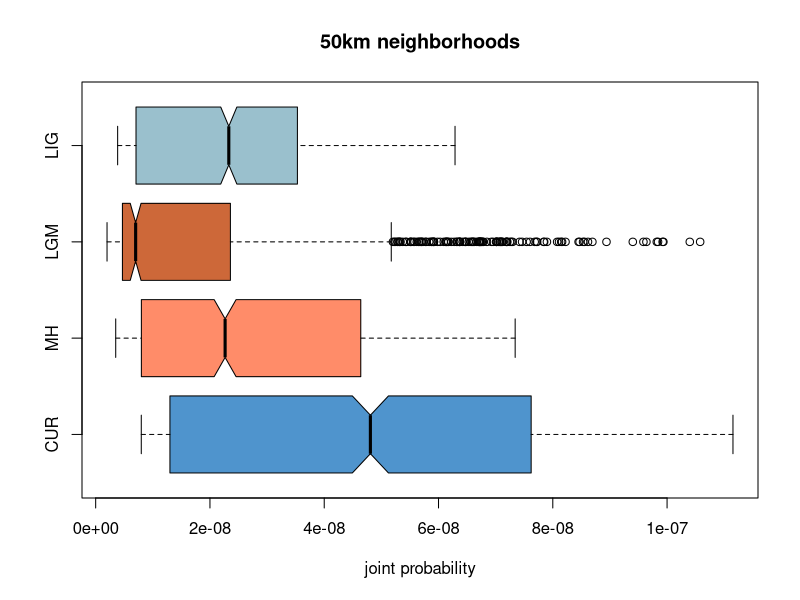
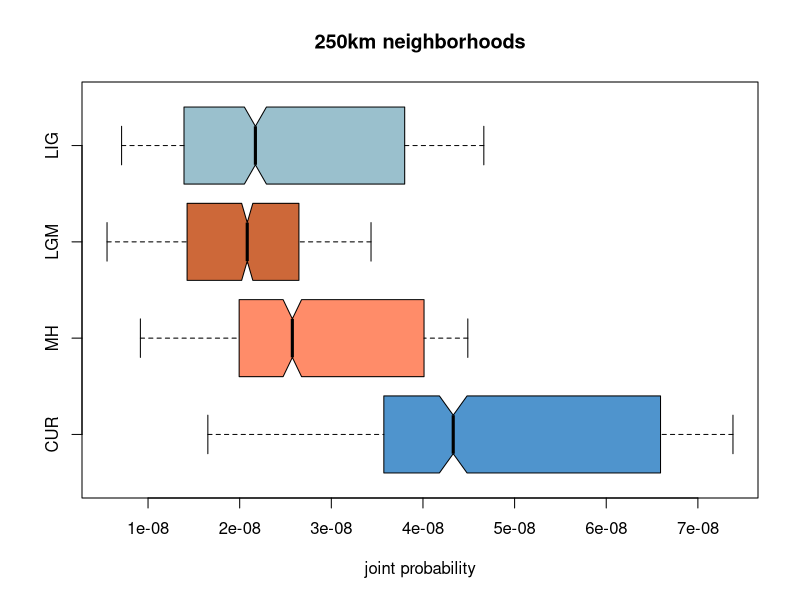

Reproduce these figures in R, in order. (Note: this script raises an error after producing the figures.)
#Author: Luke Musher
setwd("PATH/TO/probabilityNeighborhoods/")

####plot the suitabilities through time####

cur250<-read.csv("250kmProbabilitiesCurrent.csv", header=T)$x
mh250<-read.csv("250kmProbabilitiesMH.csv",header=T)$x
lgm250<-read.csv("250kmProbabilitiesLGM.csv", header=T)$x
lig250<-read.csv("250kmProbabilitiesLIG.csv",header=T)$x

cur50<-read.csv("50kmProbabilitiesCurrent.csv", header=T)$x
mh50<-read.csv("50kmProbabilitiesMH.csv",header=T)$x
lgm50<-read.csv("50kmProbabilitiesLGM.csv", header=T)$x
lig50<-read.csv("50kmProbabilitiesLIG.csv",header=T)$x

par(mfrow=c(1,1))
boxplot(cur50,mh50,lgm50,lig50, horizontal = T,
        col = c("steelblue3", "salmon1","sienna3", "lightblue3"),
        xlab="joint probability",
        names=c("CUR","MH","LGM","LIG" ),
        notch = T, main = "50km neighborhoods")

boxplot(cur250,mh250,lgm250,lig250, horizontal = T,
        col = c("steelblue3", "salmon1","sienna3", "lightblue3"),
        xlab="joint probability",
        names=c("CUR","MH","LGM","LIG" ),
        notch = T, main = "250km neighborhoods")

#################################
###anova with bayes factor
#################################

#install.packages("BayesFactor")
library(BayesFactor)

###START WITH 50KM NEIGHBORHOODS###
data1<-read.csv("../50kmProbNeighb_summarized.csv",header=T)

#First test. Are all categories equal? null hypothesis essentially the same as anova
bf1 = anovaBF(mean.prob~size.time, data=data1)

#next hypothesis, bf2, are lig and cur equal? 
#make new column called 'lig.eg.cur' (LIG equals Current)
data1$lig.eq.cur <- as.character(data1$size.time)

#set LIG and Current probabilities to same time period called LIG/CUR
data1$lig.eq.cur[data1$size.time == "50kmLIG"] <- 'lig/cur'
data1$lig.eq.cur[data1$size.time == "50kmCurrent"] <- 'lig/cur'
data1$lig.eq.cur <- factor(data1$lig.eq.cur)

###Define the new bayesian anova model
bf2 = anovaBF(mean.prob~lig.eq.cur, data = data1)

#next hypothesis, bf3, are lig and MH equal?
data1$lig.eq.MH = as.character(data1$size.time)
data1$lig.eq.MH[data1$size.time == "50kmLIG"] = 'lig/MH'
data1$lig.eq.MH[data1$size.time == "50kmMH"] = 'lig/MH'
data1$lig.eq.MH = factor(data1$lig.eq.MH)

bf3 = anovaBF(mean.prob~lig.eq.MH, data = data1)

#next hypothesis, bf4, are lig and LGM equal?
data1$lig.eq.LGM = as.character(data1$size.time)
data1$lig.eq.LGM[data1$size.time == "50kmLIG"] = 'lig/LGM'
data1$lig.eq.LGM[data1$size.time == "50kmLGM"] = 'lig/LGM'
data1$lig.eq.LGM = factor(data1$lig.eq.LGM)

bf4 = anovaBF(mean.prob~lig.eq.LGM, data = data1)

#next hypothesis, bf5, are MH and LGM equal?
data1$MH.eq.LGM = as.character(data1$size.time)
data1$MH.eq.LGM[data1$size.time == "50kmMH"] = 'MH/LGM'
data1$MH.eq.LGM[data1$size.time == "50kmLGM"] = 'MH/LGM'
data1$MH.eq.LGM = factor(data1$MH.eq.LGM)

bf5 = anovaBF(mean.prob~MH.eq.LGM, data = data1)

#next hypothesis, bf6, are MH and current equal?
data1$MH.eq.cur = as.character(data1$size.time)
data1$MH.eq.cur[data1$size.time == "50kmMH"] = 'MH/CUR'
data1$MH.eq.cur[data1$size.time == "50kmCurrent"] = 'MH/CUR'
data1$MH.eq.cur = factor(data1$MH.eq.cur)

bf6 = anovaBF(mean.prob~MH.eq.cur, data = data1)

###NOW COMPARE ALL MODELS###

bf_all_tests = c(bf1, bf2, bf3, bf4, bf5, bf6)
bf_all_tests

#Bayes factor analysis
#--------------
#[1] size.time  : 5.293502e+160 ±0%
#[2] lig.eq.cur : 3.034144e+63  ±0.03%
#[3] lig.eq.MH  : 1.251744e+159 ±0.01%
#[4] lig.eq.LGM : 1.460272e+156 ±0.01%
#[5] MH.eq.LGM  : 1.399882e+145 ±0.01%
#[6] MH.eq.cur  : 2.104611e+92  ±0.02%

#Against denominator:
#  Intercept only
#---
#  Bayes factor type: BFlinearModel, JZS

###LOOK AT RELATIVE BAYES FACTOR FOR EACH MODEL COMPARED TO MODEL WHERE ALL TIMES VARY###

bf_all_tests[1]/bf_all_tests[4] #all vary vs. LIG == LGM
#[1] size.time : 36250.12 ±0.01%
bf_all_tests[1]/bf_all_tests[5] #all vary vs. LGM == MH
#[1] size.time : 3.781391e+15 ±0.01%
bf_all_tests[1]/bf_all_tests[6] #all vary vs. MH == CUR
#[1] size.time : 2.515193e+68 ±0.02%

###LOOK AT POSTERIOR PROBABILITIES###

#SAMPLE THE POSTERIOR OF THE MODEL
samples = posterior(bf1, iterations = 100000)

## Check order constraint for CUR>LIG>MH>LGM
consistent = (samples[, "size.time-50kmLIG"] > samples[, "size.time-50kmLGM"]) &
  (samples[, "size.time-50kmMH"] > samples[, "size.time-50kmLIG"])&
  (samples[, "size.time-50kmCurrent"] > samples[, "size.time-50kmMH"])
N_consistent = sum(consistent)

bf_restriction_against_full = (N_consistent / 100000) / (1 / 24)
bf_restriction_against_full
#[1] 23.99664 ###VERY SIGNIFICANT
PP = N_consistent/100000
PP
#[1] 0.99986 ###THIS IS A HIGHLY SIGNIFICANT RESULT BASED ON BF AND PP

###Check for shifts in connectiity between time slices:
consistent = (samples[, "size.time-50kmLIG"] > samples[, "size.time-50kmLGM"])
N_consistent = sum(consistent)
PP = (N_consistent / 100000)
PP
#[1] 0.99996

consistent = (samples[, "size.time-50kmMH"] > samples[, "size.time-50kmLGM"])
N_consistent = sum(consistent)
PP = (N_consistent / 100000)
PP
#[1] 0.99997

consistent = (samples[, "size.time-50kmMH"] < samples[, "size.time-50kmCurrent"])
N_consistent = sum(consistent)
PP = (N_consistent / 100000)
PP
#[1] 0.99999

consistent = (samples[, "size.time-50kmLGM"] < samples[, "size.time-50kmCurrent"])
N_consistent = sum(consistent)
PP = (N_consistent / 100000)
PP
#[1] 0.99997

###AS YOU CAN SEE ALL TIME PERIODS VARY WITH SIGNIFICANT SUPPORT###


###NOW LOOK AT 250KM NEIGHBORHOODS###

data2<-read.csv("../250kmProbNeighb_summarized.csv",header=T)

#First test. Are all categories equal? null hypothesis essentially the same as anova
bf1 = anovaBF(mean.prob~size.time, data=data2)
#[1] size.time : 3.674465e+501 ±0% is very small bayes factor and therefore the null hypothesis is rejected

#next hypothesis, bf2, are lig and cur equal?
data2$lig.eq.cur = as.character(data2$size.time)
data2$lig.eq.cur[data2$size.time == "250kmLIG"] = 'lig/cur'
data2$lig.eq.cur[data2$size.time == "250kmCurrent"] = 'lig/cur'
data2$lig.eq.cur = factor(data2$lig.eq.cur)

bf2 = anovaBF(mean.prob~lig.eq.cur, data = data2)

#next hypothesis, bf3, are lig and MH equal?
data2$lig.eq.MH = as.character(data2$size.time)
data2$lig.eq.MH[data2$size.time == "250kmLIG"] = 'lig/MH'
data2$lig.eq.MH[data2$size.time == "250kmMH"] = 'lig/MH'
data2$lig.eq.MH = factor(data2$lig.eq.MH)

bf3 = anovaBF(mean.prob~lig.eq.MH, data = data2)

#next hypothesis, bf4, are lig and LGM equal?
data2$lig.eq.LGM = as.character(data2$size.time)
data2$lig.eq.LGM[data2$size.time == "250kmLIG"] = 'lig/LGM'
data2$lig.eq.LGM[data2$size.time == "250kmLGM"] = 'lig/LGM'
data2$lig.eq.LGM = factor(data2$lig.eq.LGM)

bf4 = anovaBF(mean.prob~lig.eq.LGM, data = data2)

#next hypothesis, bf5, are MH and LGM equal?
data2$MH.eq.LGM = as.character(data2$size.time)
data2$MH.eq.LGM[data2$size.time == "250kmMH"] = 'MH/LGM'
data2$MH.eq.LGM[data2$size.time == "250kmLGM"] = 'MH/LGM'
data2$MH.eq.LGM = factor(data2$MH.eq.LGM)

bf5 = anovaBF(mean.prob~MH.eq.LGM, data = data2)

#next hypothesis, bf6, are MH and current equal?
data2$MH.eq.cur = as.character(data2$size.time)
data2$MH.eq.cur[data2$size.time == "250kmMH"] = 'MH/CUR'
data2$MH.eq.cur[data2$size.time == "250kmCurrent"] = 'MH/CUR'
data2$MH.eq.cur = factor(data2$MH.eq.cur)

bf6 = anovaBF(mean.prob~MH.eq.cur, data = data2)

bf_all_tests = c(bf1, bf2, bf3, bf4, bf5, bf6)
bf_all_tests

# Bayes factor analysis
# --------------
# [1] size.time  : 3.674465e+501 ±0%
# [2] lig.eq.cur : 1.411804e+168 ±0.01%
# [3] lig.eq.MH  : 3.606599e+493 ±0%
# [4] lig.eq.LGM : 1.634135e+486 ±0%
# [5] MH.eq.LGM  : 2.31834e+452  ±0%
# [6] MH.eq.cur  : 2.387684e+250 ±0.01%
#
# Against denominator:
# Intercept only
# ---
# Bayes factor type: BFlinearModel, JZS

bf_all_tests[1]/bf_all_tests[4] #all vary vs. LIG == LGM
#[1] size.time : 2.248568e+15 ±0%
bf_all_tests[1]/bf_all_tests[5] #all vary vs. LGM == MH
#[1] size.time : 1.584955e+49 ±0%
bf_all_tests[1]/bf_all_tests[6] #all vary vs. MH == CUR
#[1] size.time : 1.538924e+251 ±0.01%

samples = posterior(bf1, iterations = 100000)
#head(samples)

## Check order constraint for CUR>LIG>MH>LGM
consistent = (samples[, "size.time-250kmLIG"] > samples[, "size.time-250kmLGM"]) &
  (samples[, "size.time-250kmMH"] > samples[, "size.time-250kmLIG"])&
  (samples[, "size.time-250kmCurrent"] > samples[, "size.time-250kmMH"])
N_consistent = sum(consistent)

bf_restriction_against_full = (N_consistent / 100000) / (1 / 24)
bf_restriction_against_full
#[1] 23.9988
PP = N_consistent/100000
PP
#[1] 0.99995

###Check for shifts in connectiity between time slices:
consistent = (samples[, "size.time-250kmLIG"] > samples[, "size.time-250kmLGM"])
N_consistent = sum(consistent)
PP = (N_consistent / 100000)
PP
#[1] 0.99997

consistent = (samples[, "size.time-250kmMH"] > samples[, "size.time-250kmLGM"])
N_consistent = sum(consistent)
PP = (N_consistent / 100000)
PP
#[1] 0.99996

consistent = (samples[, "size.time-250kmMH"] < samples[, "size.time-250kmCurrent"])
N_consistent = sum(consistent)
PP = (N_consistent / 100000)
PP
#[1] 0.99999

consistent = (samples[, "size.time-250kmLGM"] < samples[, "size.time-250kmCurrent"])
N_consistent = sum(consistent)
PP = (N_consistent / 100000)
PP
#[1] 0.99996
